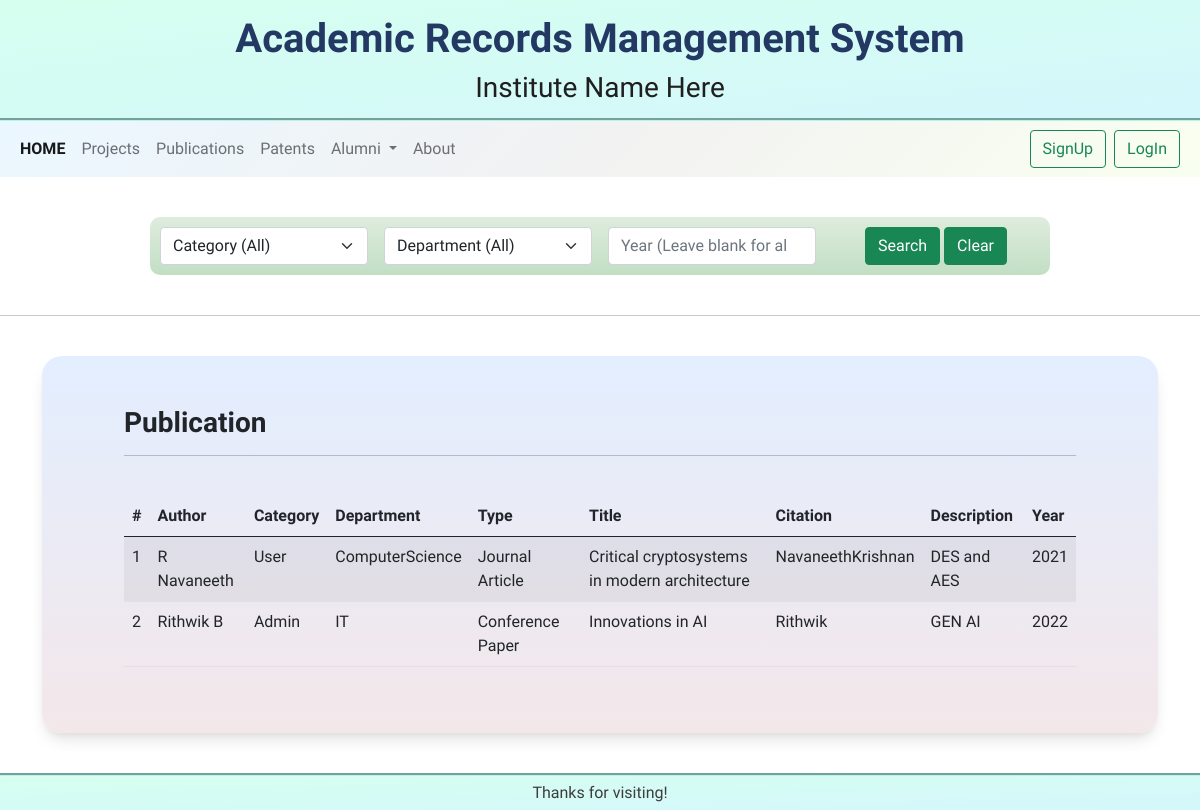
The page /Code/display_publication.php on the database its author committed.
### tables this page shows
CREATE TABLE publication (
    publication_id INT AUTO_INCREMENT PRIMARY KEY,
    type VARCHAR(255) NOT NULL,
    year INT NOT NULL,
    title VARCHAR(255) NOT NULL,
    user_id INT NOT NULL,
    citation TEXT,
    description TEXT,
    date_published DATE,
    FOREIGN KEY (user_id) REFERENCES user(user_id)
);

CREATE TABLE user (
    user_id INT AUTO_INCREMENT PRIMARY KEY,
    name VARCHAR(255) NOT NULL,
    email VARCHAR(255) NOT NULL UNIQUE,
    category VARCHAR(50) NOT NULL,
    department VARCHAR(255) NOT NULL,
    password VARCHAR(255) NOT NULL
);

### Code/display_publication.php (the view, shortened to what this page needs)
<?php
require('components/connection.php');
if(isset($_POST['clear']))
{
    $sql = "SELECT user.name as author,user.category,user.department,title,year,type,citation,description from publication INNER JOIN user ON user.user_id = publication.user_id order by user.name";
$query = $con->prepare($sql);
$query->execute();
$results=$query->fetchAll(PDO::FETCH_OBJ);
}
else
{
    $sql = "SELECT user.name as author,user.category,user.department,title,year,type,citation,description from publication INNER JOIN user ON user.user_id = publication.user_id order by user.name";
    $query = $con->prepare($sql);
    $query->execute();
    $results=$query->fetchAll(PDO::FETCH_OBJ);
}
?>
<!DOCTYPE html>
<html lang="en">
<head>
  <link rel="stylesheet" type="text/css" href="css/style.css">
  <link rel="stylesheet" type="text/css" href="css/tableDisplay.css">
  <link href="https://cdn.jsdelivr.net/npm/bootstrap@5.0.0-beta1/dist/css/bootstrap.min.css" rel="stylesheet"
>
</head>
<body>
  <?php include "components/header.php" ?>
  <div class="search">
    <form name="display_publication.php" method="post" id="fileForm" role="form"
      class="row gy-2 gx-3 align-items-center">
      <div class="col-md-3 col-md-offset-2">
        <select name="category" class="form-select" id="category">
          <option selected value="none">Category (All)</option>
        </select>
      </div>
      <div class="col-md-3 col-md-offset-2">
        <select name="department" class="form-select" id="department">
          <option selected value="none">Department (All)</option>
        </select>
      </div>
        <div class="col-md-3 col-md-offset-2">
          <input class="form-control" type="number" min="2000" max="2021" name="year" id="year" placeholder="Year (Leave blank for all)" value=null>
        </div>
      <div class="col-md-3 col-md-offset-2">
        <input class="btn btn-success" type="submit" name="submit" value="Search">
        <input class="btn btn-success" type="submit" name="clear" value="Clear">
      </div>
    </form>
  </div><br>
  <hr><br>
  <div class="container">
    <div class="home_display">
      <div class="container">
        <div class="row">
          <div class="col-md-12">
            <h3><b>Publication</b></h3>
            <hr />
            <div class="table-responsive"><br>
              <table id="mytable" class="table table-bordred table-striped">
                <thead>
                  <th>#</th>
                  <th>Author</th>
                  <th>Category</th>
                  <th>Department</th>
                  <th>Type</th>
                  <th>Title</th>
                  <th>Citation</th>
                  <th>Description</th>
                  <th>Year</th>
                </thead>
                <tbody>
                  <?php
                $cnt=1;
                if($query->rowCount() > 0)
                {
                foreach($results as $result)
                {
                ?>
                  <tr>
                    <td><?php echo htmlentities($cnt);?></td>
                    <td><?php echo htmlentities($result->author);?></td>
                    <td><?php echo htmlentities($result->category);?></td>
                    <td><?php echo htmlentities($result->department);?></td>
                    <td><?php echo htmlentities($result->type);?></td>
                    <td><?php echo htmlentities($result->title);?></td>
                    <td><?php echo htmlentities($result->citation);?></td>
                    <td><?php echo htmlentities($result->description);?></td>
                    <td><?php echo htmlentities($result->year);?></td>
                  </tr>
                  <?php    $cnt++;
                }}
                else{
                  echo "No record found!"; }
              ?>
                </tbody>
              </table>
            </div>
          </div>
        </div>
      </div>
    </div>
</div>
</body>
</html>

### Code/css/style.css (style rules this page uses)
* { font-family: 'Work Sans', sans-serif; }
.foot { text-align: center; background-image: linear-gradient(to bottom right, #d6ffef, #d4f7fc); border-top: groove; border-color: #b3f5ea; }
p { color: #3d3d3d; }

### Code/css/tableDisplay.css (style rules this page uses)
.container { display: flex; flex-direction: column; height: 100%; }
.home_display { background-image: linear-gradient(to top, #f3e7e9 0%, #e3eeff 99%, #e3eeff 100%); width: 100%; padding: 50px 70px; display: flex; flex-direction: column; justify-content: center; margin-bottom: 40px; border-radius: 20px; box-shadow: 0 10px 15px -3px rgba(0, 0, 0, 0.1), 0 4px 6px -2px rgba(0, 0, 0, 0.05); }
.search { margin: auto; margin-top: 40px; width: 75%; padding: 10px; text-align: center; align-items: center; background-image: linear-gradient(to top, #c1dfc4 0%, #deecdd 100%); border-radius: 10px; }

### rows shown on the page
publication: user.name "R Navaneeth", user.category "User", user.department "ComputerScience", type "Journal Article", title "Critical cryptosystems in modern architecture", citation "NavaneethKrishnan", description "DES and AES", year "2021"
publication: user.name "Rithwik B", user.category "Admin", user.department "IT", type "Conference Paper", title "Innovations in AI", citation "Rithwik", description "GEN AI", year "2022"
